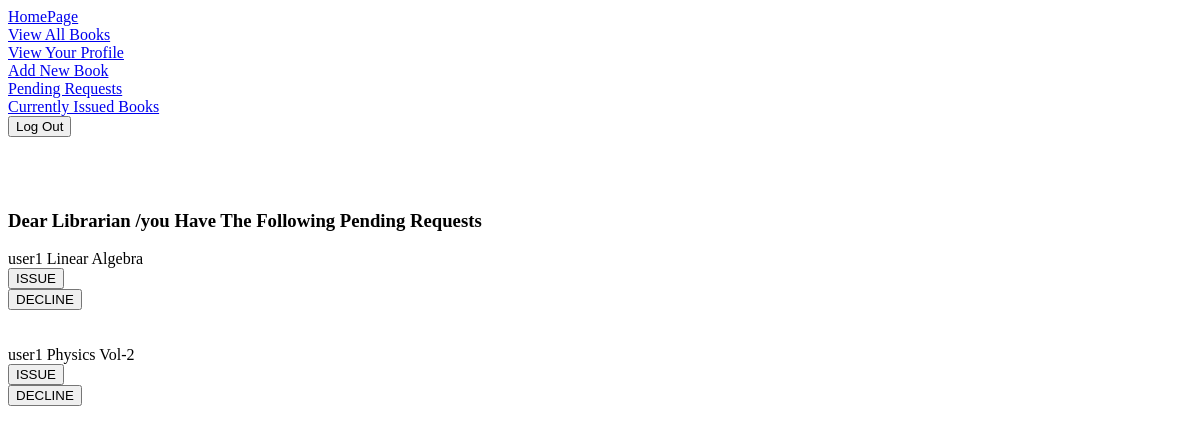
The app's page /pending (signed in), older data.
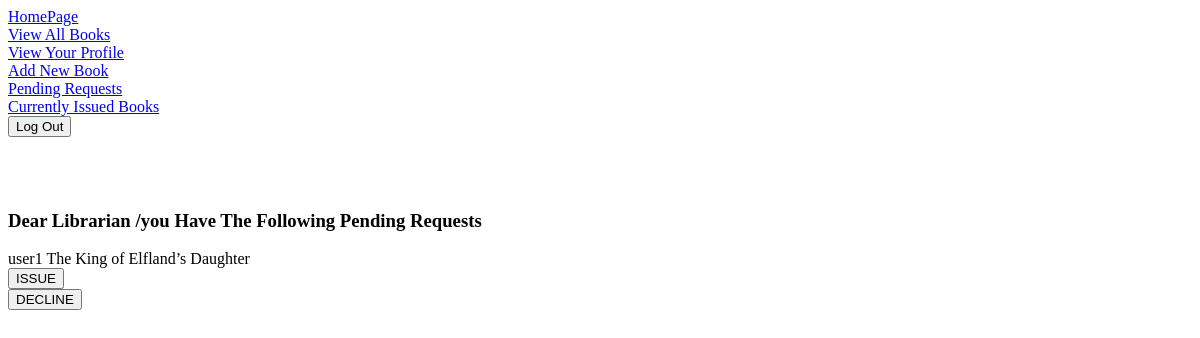
The same page, newer data.
### library/models.py (models this page shows, shortened)
class IssueRequest(models.Model):
    user = models.ForeignKey(User, on_delete=models.CASCADE)
    book = models.ForeignKey('Book',on_delete=models.CASCADE)
    permissions = ((False,'denied'),(True,'issued'))
    statu = ((False,'pending'),(True,'seen'))
    status=models.BooleanField(max_length=30,choices=statu,default=False)
    permission=models.BooleanField(max_length=30,choices=permissions,default=False)
    choice = ((True,'returned'),(False,'Not Returned'))
    returned = models.BooleanField(max_length=30,choices=choice,default=False)
    issue_date = models.DateTimeField(null=True,blank=True)
    return_date = models.DateTimeField(null=True,blank=True)

class Book(models.Model):
    title=models.CharField(max_length=50)
    genre_choice= [
        ('academics', 'Academics'),
        ('fiction', 'Fiction'),
        ('action ', 'Action '),
        ('biography', 'Biography'),
        ('history', 'History'),
        ('mystery','Mystery'),
        ('fantasy','Fantasy')
        ]
    isbn=models.PositiveIntegerField()
    author=models.CharField(max_length=40)
    genre=models.CharField(max_length=30,choices=genre_choice,default='academics')
    number = models.PositiveIntegerField()
    def __str__(self):
        return str(self.title)

### library/views.py (the view)
# urls.py: path('pending', views.pending, name ='pending'),
def pending(request):
    requests = models.IssueRequest.objects.all()
    today = DT.date.today()
    return render(request, 'pending.html',locals())

### Templates/pending.html (shortened to what this page needs)
{% extends 'userbase.html' %}
{% block body %}
<br><br><br>
<h3>Dear Librarian /you Have The Following Pending Requests</h3>
{% if user.is_staff %}
{% for request in requests %}
{% if request.status %}
{% else %}
    {% if request.permission %}
    {% else %}
    {{request.user}} {{request.book}}  <br>
    <form method="post" action="issue/{{request.id}}">
    <input type = "submit" value="ISSUE" name = "issue">
    </form>
    <form method="post" action="issue/{{request.id}}">
    <input type = "submit" value="DECLINE">
    </form>
    <br><br>
    {% endif %}
{% endif %}
{% endfor %}
{% endif %}
{% endblock body %}

Row changes from the older to the newer data that the page shows:
no longer on this page (row edited): IssueRequest: user "user1", book "Linear Algebra"
no longer on this page (row edited): IssueRequest: user "user1", book "Physics Vol-2"
added IssueRequest: user "user1", book "The King of Elfland’s Daughter"
